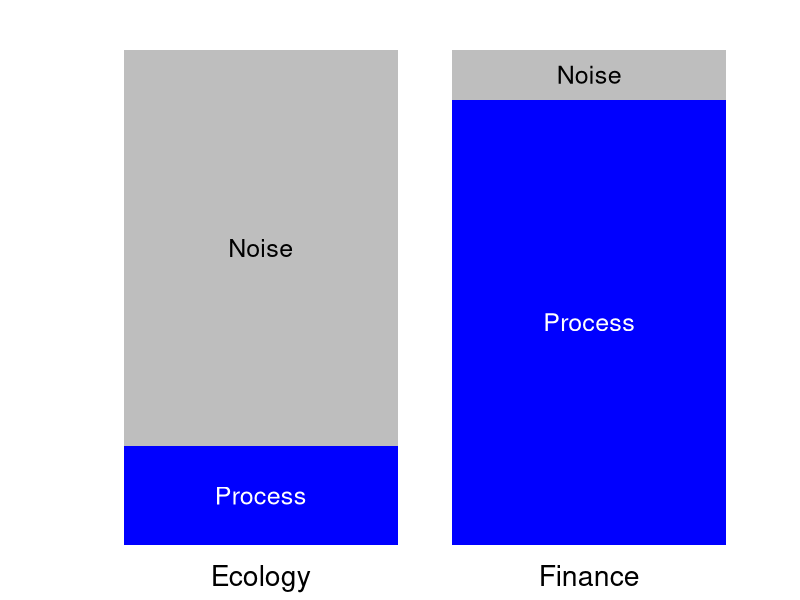
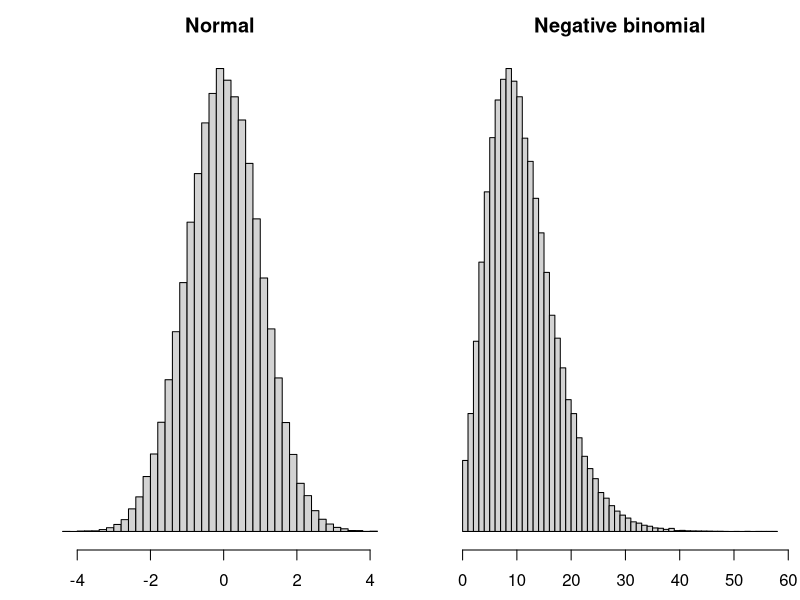
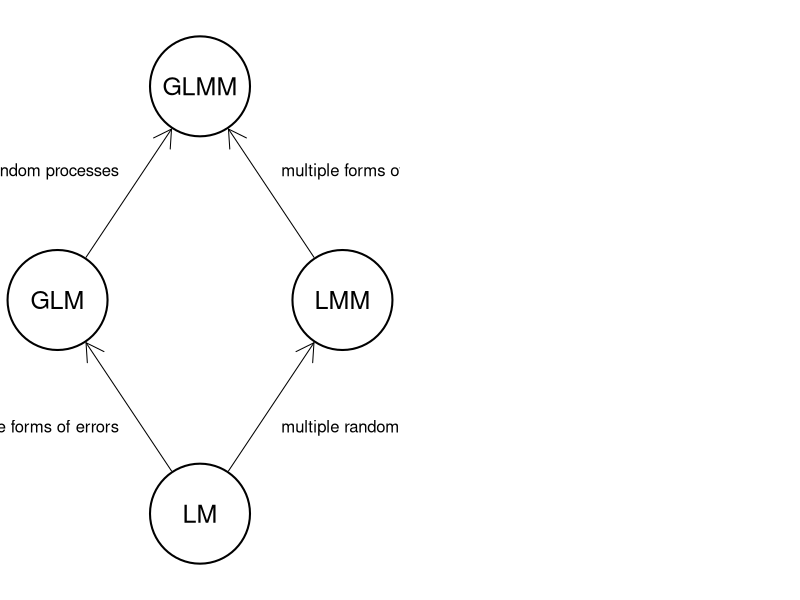
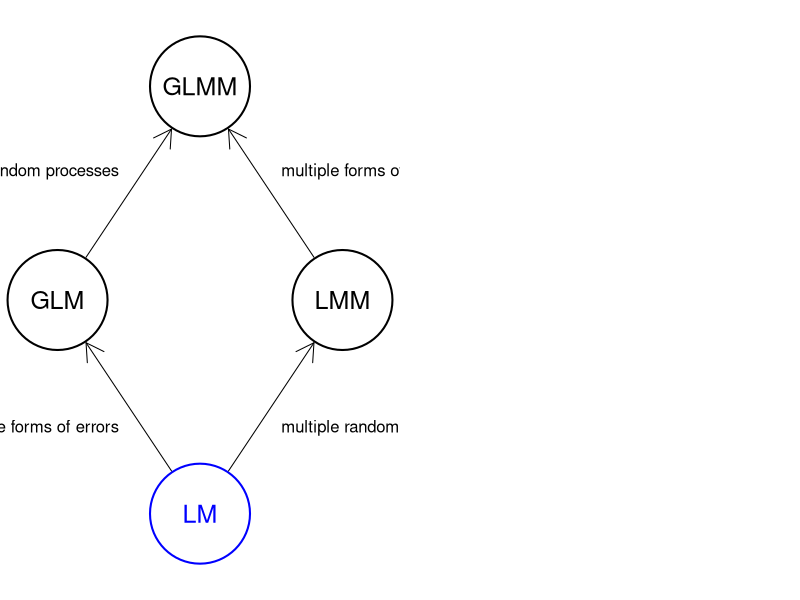
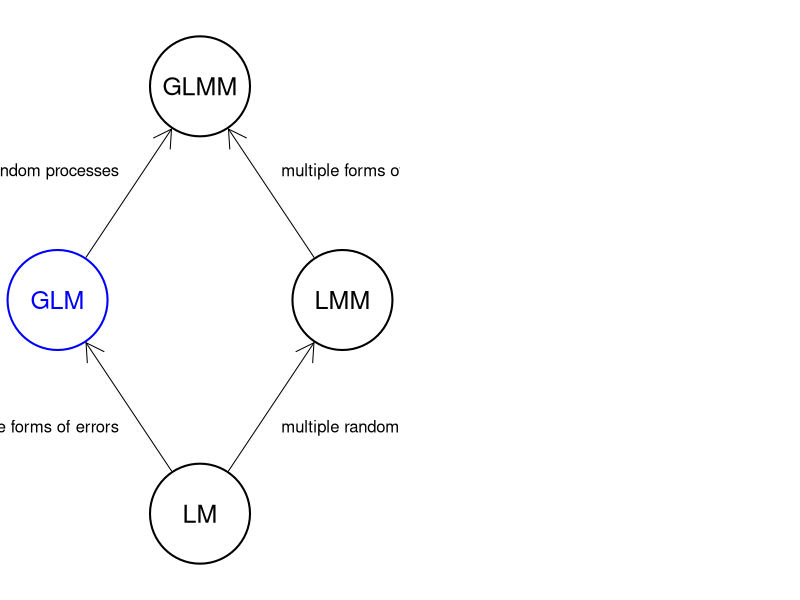
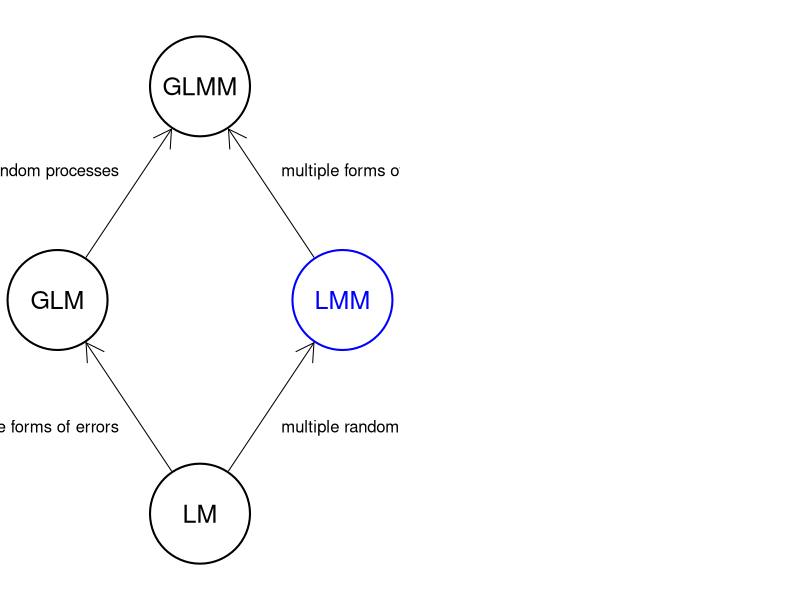
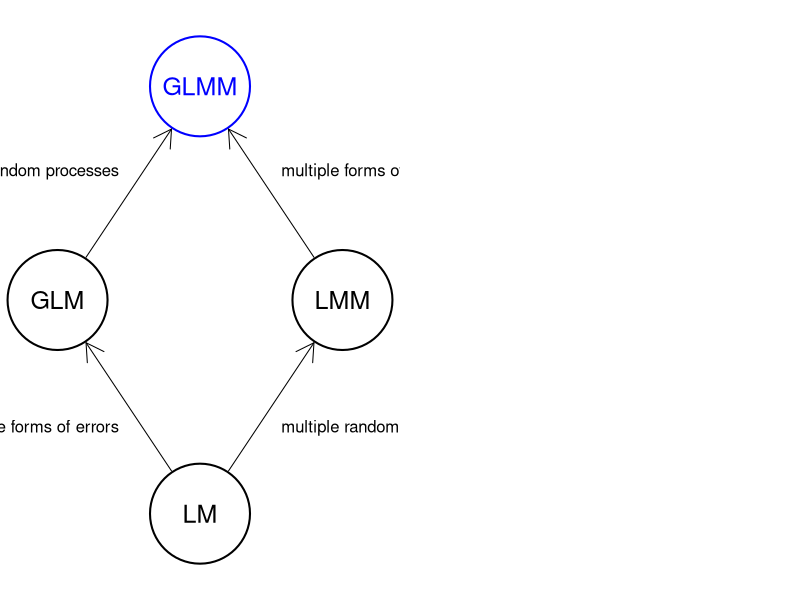
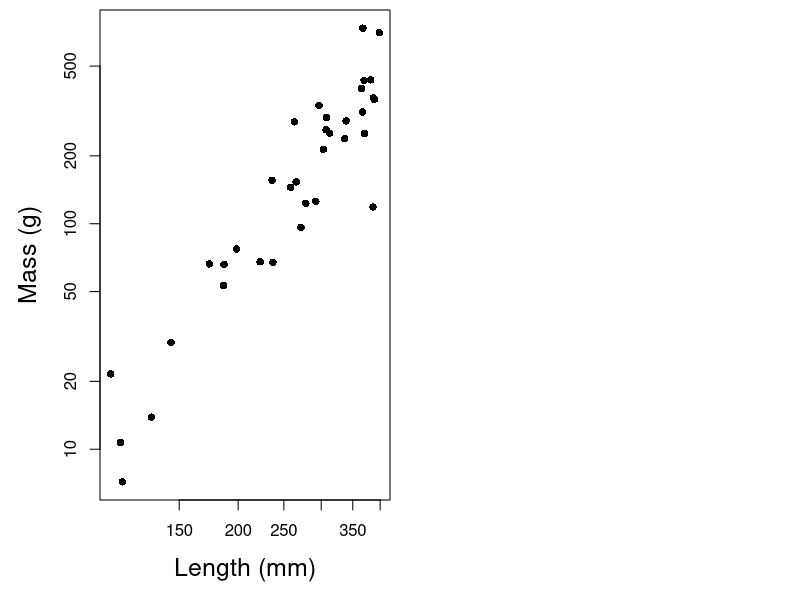

These figures' R source, in order:
## ---- chunk 1
knitr::opts_chunk$set(echo = FALSE)
## ---- chunk 2
dat <- matrix(c(20, 80, 90, 10), 2, 2)
par(mai = c(0.5, 1, 0.5, 0.5))
bp <- barplot(dat, las = 1, col = c("blue", "gray"), border = NA, axes = FALSE,
        ylab = "", names.arg = c("Ecology", "Finance"), cex.names = 1.7)
text(0.7, 10, adj = c(0.5, 0.5), "Process", col = "white", cex = 1.5)
text(0.7, 60, adj = c(0.5, 0.5), "Noise", col = "black", cex = 1.5)
text(1.9, 45, adj = c(0.5, 0.5), "Process", col = "white", cex = 1.5)
text(1.9, 95, adj = c(0.5, 0.5), "Noise", col = "black", cex = 1.5)
## ---- chunk 3
par(mfrow = c(1, 2), mai = c(0.5, 0.5, 0.5, 0.1), omi = rep(0, 4), bg = NA)

hist(rnorm(1e5), breaks = 50,
     yaxt = "n", xlab = expression(epsilon), main = "Normal")

hist(rnbinom(1e5, 5, 0.3), breaks = 50,
     yaxt = "n", xlab = expression(epsilon), main = "Negative binomial")
## ---- chunk 4
par(mai = rep(0, 4), omi = rep(0, 4), bg = NA)

## order: GLM, LM, GLMM, LMM
xx <- c(1, 2, 2, 3) * 10
yy <- c(2, 1, 3, 2) * 10

plot(c(7, 33), c(7, 33), type = "n", xlim = c(7, 33), ylim = c(7, 33),
     xaxt = "n", yaxt = "n", xlab = "", ylab = "",
     bty = "n")
symbols(xx, yy, circle = rep(2, 4), inches = 0.5, add = TRUE,
        lwd = 2, bg = "white")
text(xx, yy, c("GLM", "LM", "GLMM", "LMM"), cex = 1.5)
## from LM to GLM
arrows(xx[2]-2, yy[2]+2, xx[1]+2, yy[1]-2, length = 0.2)
text(15, 14, "multiple forms of errors", pos = 2)
## from LM to LMM
arrows(xx[2]+2, yy[2]+2, xx[4]-2, yy[4]-2, length = 0.2)
text(25, 14, "multiple random processes", pos = 4)
## from GLM to GLMM
arrows(xx[1]+2, yy[1]+2, xx[3]-2, yy[3]-2, length = 0.2)
text(15, 26, "multiple random processes", pos = 2)
## from LMM to GLMM
arrows(xx[4]-2, yy[4]+2, xx[3]+2, yy[3]-2, length = 0.2)
text(25, 26, "multiple forms of errors", pos = 4)
## ---- chunk 5
par(mai = rep(0, 4), omi = rep(0, 4), bg = NA)

## order: GLM, LM, GLMM, LMM
xx <- c(1, 2, 2, 3) * 10
yy <- c(2, 1, 3, 2) * 10

plot(c(7, 33), c(7, 33), type = "n", xlim = c(7, 33), ylim = c(7, 33),
     xaxt = "n", yaxt = "n", xlab = "", ylab = "",
     bty = "n")
symbols(xx, yy, circle = rep(2, 4), inches = 0.5, add = TRUE,
        lwd = 2, fg = c("black", "blue", "black", "black"), bg = "white")
text(xx, yy, c("GLM", "LM", "GLMM", "LMM"), cex = 1.5,
     col = c("black", "blue", "black", "black"))
## from LM to GLM
arrows(xx[2]-2, yy[2]+2, xx[1]+2, yy[1]-2, length = 0.2)
text(15, 14, "multiple forms of errors", pos = 2)
## from LM to LMM
arrows(xx[2]+2, yy[2]+2, xx[4]-2, yy[4]-2, length = 0.2)
text(25, 14, "multiple random processes", pos = 4)
## from GLM to GLMM
arrows(xx[1]+2, yy[1]+2, xx[3]-2, yy[3]-2, length = 0.2)
text(15, 26, "multiple random processes", pos = 2)
## from LMM to GLMM
arrows(xx[4]-2, yy[4]+2, xx[3]+2, yy[3]-2, length = 0.2)
text(25, 26, "multiple forms of errors", pos = 4)
## ---- chunk 6
par(mai = rep(0, 4), omi = rep(0, 4), bg = NA)

## order: GLM, LM, GLMM, LMM
xx <- c(1, 2, 2, 3) * 10
yy <- c(2, 1, 3, 2) * 10

plot(c(7, 33), c(7, 33), type = "n", xlim = c(7, 33), ylim = c(7, 33),
     xaxt = "n", yaxt = "n", xlab = "", ylab = "",
     bty = "n")
symbols(xx, yy, circle = rep(2, 4), inches = 0.5, add = TRUE,
        lwd = 2, fg = c("blue", "black", "black", "black"), bg = "white")
text(xx, yy, c("GLM", "LM", "GLMM", "LMM"), cex = 1.5,
     col = c("blue", "black", "black", "black"))
## from LM to GLM
arrows(xx[2]-2, yy[2]+2, xx[1]+2, yy[1]-2, length = 0.2)
text(15, 14, "multiple forms of errors", pos = 2)
## from LM to LMM
arrows(xx[2]+2, yy[2]+2, xx[4]-2, yy[4]-2, length = 0.2)
text(25, 14, "multiple random processes", pos = 4)
## from GLM to GLMM
arrows(xx[1]+2, yy[1]+2, xx[3]-2, yy[3]-2, length = 0.2)
text(15, 26, "multiple random processes", pos = 2)
## from LMM to GLMM
arrows(xx[4]-2, yy[4]+2, xx[3]+2, yy[3]-2, length = 0.2)
text(25, 26, "multiple forms of errors", pos = 4)
## ---- chunk 7
par(mai = rep(0, 4), omi = rep(0, 4), bg = NA)

## order: GLM, LM, GLMM, LMM
xx <- c(1, 2, 2, 3) * 10
yy <- c(2, 1, 3, 2) * 10

plot(c(7, 33), c(7, 33), type = "n", xlim = c(7, 33), ylim = c(7, 33),
     xaxt = "n", yaxt = "n", xlab = "", ylab = "",
     bty = "n")
symbols(xx, yy, circle = rep(2, 4), inches = 0.5, add = TRUE,
        lwd = 2, fg = c("black", "black", "black", "blue"), bg = "white")
text(xx, yy, c("GLM", "LM", "GLMM", "LMM"), cex = 1.5,
     col = c("black", "black", "black", "blue"))
## from LM to GLM
arrows(xx[2]-2, yy[2]+2, xx[1]+2, yy[1]-2, length = 0.2)
text(15, 14, "multiple forms of errors", pos = 2)
## from LM to LMM
arrows(xx[2]+2, yy[2]+2, xx[4]-2, yy[4]-2, length = 0.2)
text(25, 14, "multiple random processes", pos = 4)
## from GLM to GLMM
arrows(xx[1]+2, yy[1]+2, xx[3]-2, yy[3]-2, length = 0.2)
text(15, 26, "multiple random processes", pos = 2)
## from LMM to GLMM
arrows(xx[4]-2, yy[4]+2, xx[3]+2, yy[3]-2, length = 0.2)
text(25, 26, "multiple forms of errors", pos = 4)
## ---- chunk 8
par(mai = rep(0, 4), omi = rep(0, 4), bg = NA)

## order: GLM, LM, GLMM, LMM
xx <- c(1, 2, 2, 3) * 10
yy <- c(2, 1, 3, 2) * 10

plot(c(7, 33), c(7, 33), type = "n", xlim = c(7, 33), ylim = c(7, 33),
     xaxt = "n", yaxt = "n", xlab = "", ylab = "",
     bty = "n")
symbols(xx, yy, circle = rep(2, 4), inches = 0.5, add = TRUE,
        lwd = 2, fg = c("black", "black", "blue", "black"), bg = "white")
text(xx, yy, c("GLM", "LM", "GLMM", "LMM"), cex = 1.5,
     col = c("black", "black", "blue", "black"))
## from LM to GLM
arrows(xx[2]-2, yy[2]+2, xx[1]+2, yy[1]-2, length = 0.2)
text(15, 14, "multiple forms of errors", pos = 2)
## from LM to LMM
arrows(xx[2]+2, yy[2]+2, xx[4]-2, yy[4]-2, length = 0.2)
text(25, 14, "multiple random processes", pos = 4)
## from GLM to GLMM
arrows(xx[1]+2, yy[1]+2, xx[3]-2, yy[3]-2, length = 0.2)
text(15, 26, "multiple random processes", pos = 2)
## from LMM to GLMM
arrows(xx[4]-2, yy[4]+2, xx[3]+2, yy[3]-2, length = 0.2)
text(25, 26, "multiple forms of errors", pos = 4)
## ---- chunk 9
## simulated data
set.seed(123)
nn <- 35
L10_length <- log(runif(nn, 100, 400), 10)
L10_mass <- -5.3 + 3.1 * L10_length + rnorm(nn, 0, 0.2)

par(mai = c(1, 1, 0.1, 0.1), omi = rep(0, 4), bg = NA)
plot(10^(L10_length), 10^(L10_mass), pch = 16, log = "xy",
     ylab = "Mass (g)", xlab = "Length (mm)", cex.lab = 1.5)
## ---- chunk 10
m1 <- lm(L10_mass ~ 1)
summary(m1)
## ---- chunk 11
m2 <- lm(L10_mass ~ L10_length)
summary(m2)
## ---- chunk 12
AIC(m1, m2)
## ---- chunk 13
AIC(m1, m2)
## ---- chunk 14
fit_mass <- predict(m2)

par(mai = c(1, 1, 0.1, 0.1), omi = rep(0, 4), bg = NA)
plot(10^(L10_length), 10^(L10_mass), pch = 16, log = "xy",
     ylab = "Mass (g)", xlab = "Length (mm)", cex.lab = 1.5)
lines(10^(L10_length), 10^(fit_mass))
## ---- chunk 15
## prediction on the log10 scale
L10_mass_pred <- predict(m2, data.frame(L10_length = log(250, 10)))
## prediction in normal space
round(10^L10_mass_pred, 1)
## ---- chunk 16
fit_mass_2 <- predict(m2, interval = "prediction")

par(mai = c(1, 1, 0.1, 0.1), omi = rep(0, 4), bg = NA)
plot(10^(L10_length), 10^(L10_mass), pch = 16, log = "xy",
     ylab = "Mass (g)", xlab = "Length (mm)", cex.lab = 1.5)
lines(10^(L10_length), 10^(fit_mass_2[,"fit"]))
lines(10^(L10_length), 10^(fit_mass_2[,"upr"]), col = "blue")
lines(10^(L10_length), 10^(fit_mass_2[,"lwr"]), col = "blue")
## ---- chunk 17
## prediction on the log10 scale
L10_mass_pred <- predict(m2, data.frame(L10_length = log(250, 10)),
                         interval = "prediction")
## prediction in normal space
round(10^L10_mass_pred, 1)
